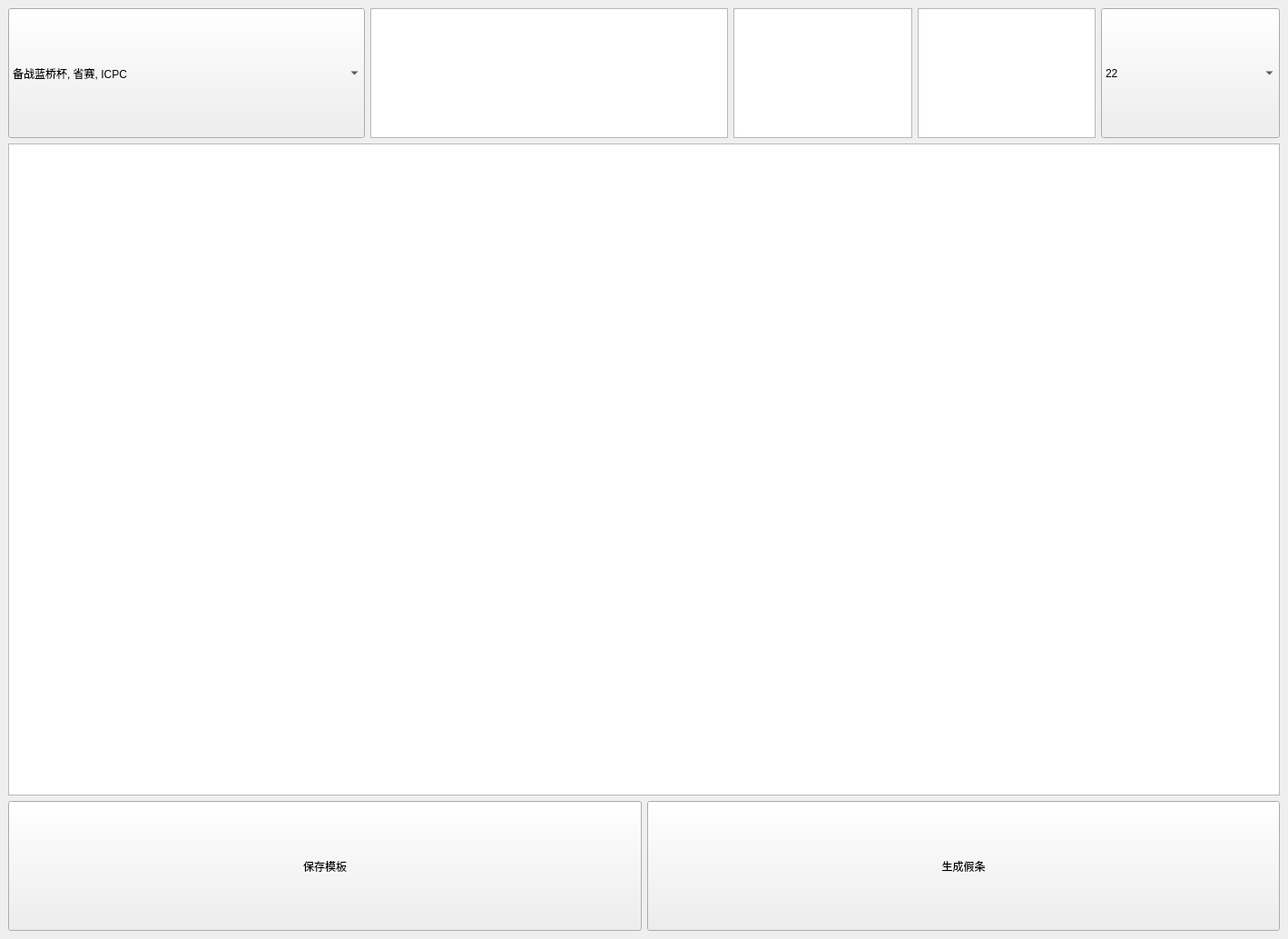
<?xml version="1.0" encoding="UTF-8"?>
<ui version="4.0">
 <class>MainWindow</class>
 <widget class="QMainWindow" name="MainWindow">
  <property name="geometry">
   <rect>
    <x>0</x>
    <y>0</y>
    <width>1419</width>
    <height>1034</height>
   </rect>
  </property>
  <property name="windowTitle">
   <string>MainWindow</string>
  </property>
  <widget class="QWidget" name="centralwidget">
   <layout class="QVBoxLayout" name="verticalLayout_2">
    <item>
     <layout class="QVBoxLayout" name="verticalLayout" stretch="1,5,1">
      <item>
       <layout class="QHBoxLayout" name="horizontalLayout" stretch="2,2,1,1,1">
        <item>
         <widget class="QComboBox" name="ReasonBox">
          <property name="sizePolicy">
           <sizepolicy hsizetype="Expanding" vsizetype="Expanding">
            <horstretch>0</horstretch>
            <verstretch>0</verstretch>
           </sizepolicy>
          </property>
          <item>
           <property name="text">
            <string>备战蓝桥杯, 省赛, ICPC</string>
           </property>
          </item>
          <item>
           <property name="text">
            <string>参加</string>
           </property>
          </item>
         </widget>
        </item>
        <item>
         <widget class="QTextEdit" name="StartTimeLineEdit"/>
        </item>
        <item>
         <widget class="QTextEdit" name="PauseLineEdit"/>
        </item>
        <item>
         <widget class="QTextEdit" name="TimesAlert"/>
        </item>
        <item>
         <widget class="QComboBox" name="Class_Combox">
          <property name="sizePolicy">
           <sizepolicy hsizetype="Expanding" vsizetype="Expanding">
            <horstretch>0</horstretch>
            <verstretch>0</verstretch>
           </sizepolicy>
          </property>
          <item>
           <property name="text">
            <string>22</string>
           </property>
          </item>
          <item>
           <property name="text">
            <string>21</string>
           </property>
          </item>
          <item>
           <property name="text">
            <string>20</string>
           </property>
          </item>
         </widget>
        </item>
       </layout>
      </item>
      <item>
       <widget class="QTableWidget" name="tableWidget"/>
      </item>
      <item>
       <layout class="QHBoxLayout" name="Operation_QHLayout" stretch="1,1">
        <item>
         <widget class="QPushButton" name="Save_Btn">
          <property name="sizePolicy">
           <sizepolicy hsizetype="Expanding" vsizetype="Expanding">
            <horstretch>0</horstretch>
            <verstretch>0</verstretch>
           </sizepolicy>
          </property>
          <property name="text">
           <string>保存模板</string>
          </property>
         </widget>
        </item>
        <item>
         <widget class="QPushButton" name="Make_Btn">
          <property name="sizePolicy">
           <sizepolicy hsizetype="Expanding" vsizetype="Expanding">
            <horstretch>0</horstretch>
            <verstretch>0</verstretch>
           </sizepolicy>
          </property>
          <property name="text">
           <string>生成假条</string>
          </property>
         </widget>
        </item>
       </layout>
      </item>
     </layout>
    </item>
   </layout>
  </widget>
 </widget>
 <resources/>
 <connections/>
</ui>
